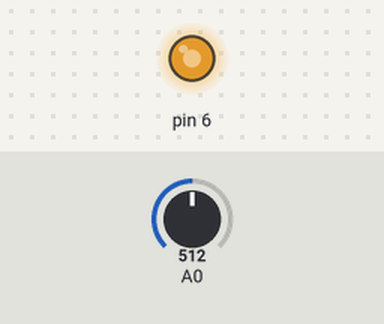
The sketch below on a simulated Arduino Uno, built with avr-gcc and run on an emulated ATmega328P. Shown: output pins drawn as LEDs (lit = HIGH). The test bench sets the inputs (shaded band); at power-on: A0 = 512. What the sketch prints to the serial monitor is not drawn.

Above: at 1.2 s.
1.3 s: A0 set to 106
4.3 s: A0 set to 91
Timing chart, 0 to 7.3 s (numbered marks = the images above; inputs shaded):
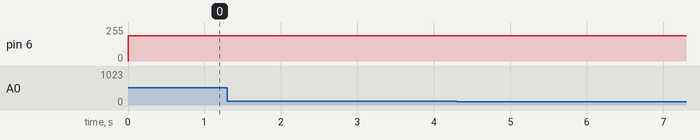

The sketch:

AnalogInputOutput.ino
```cpp
int x;
void setup() {
  // put your setup code here, to run once:
Serial.begin(9600);
}

void loop() {
  // put your main code here, to run repeatedly:
analogWrite(6, 191);
x = analogRead(0);
Serial.print("Input Analog Pin 0 is :");
Serial.println(x);
}
```

Measured:
- after the input at 1.3 s, every drawn part: stays the same
- after the input at 4.3 s, every drawn part: stays the same
